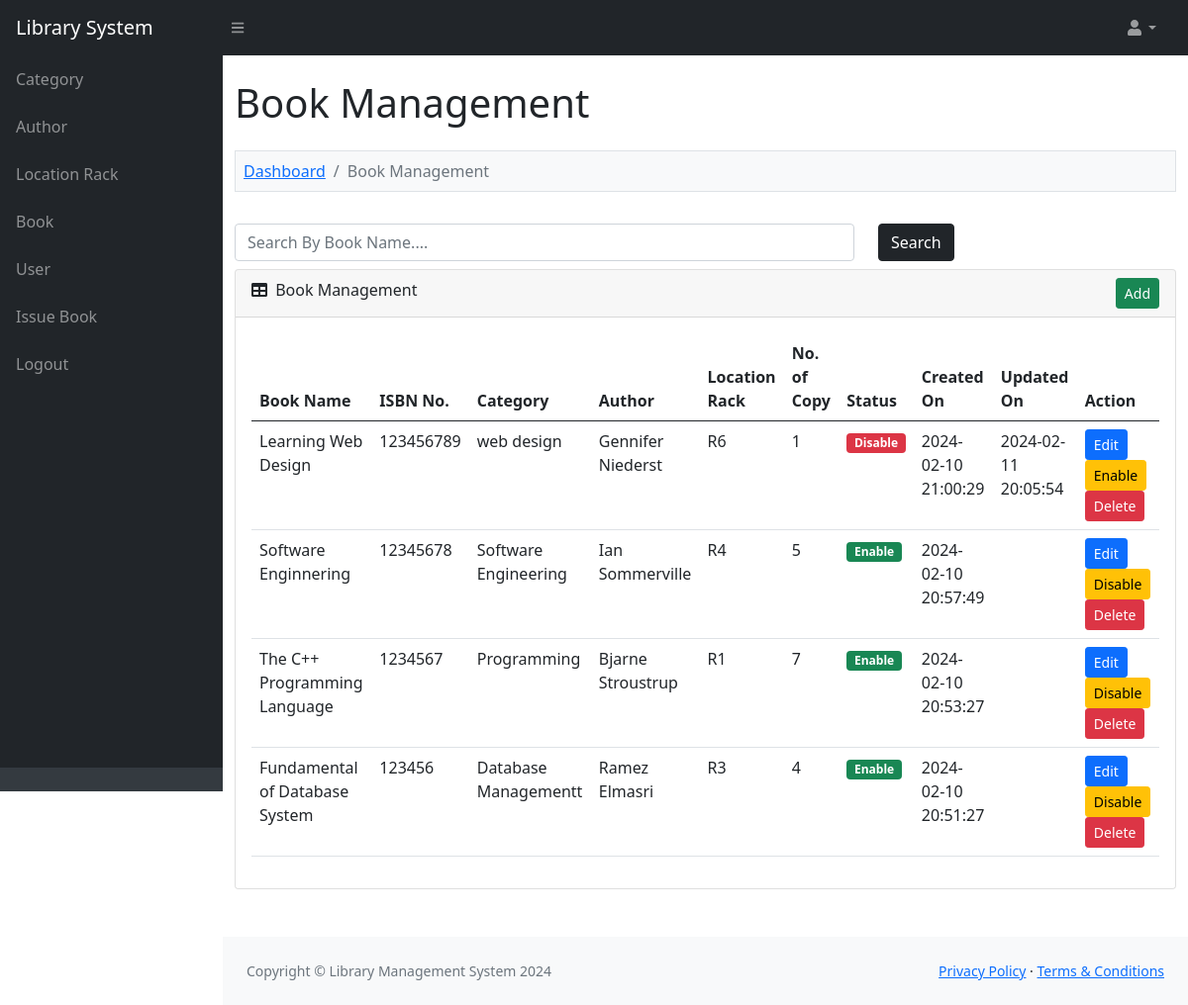
/admin/book.php (signed in), run on an earlier commit of the app's database.
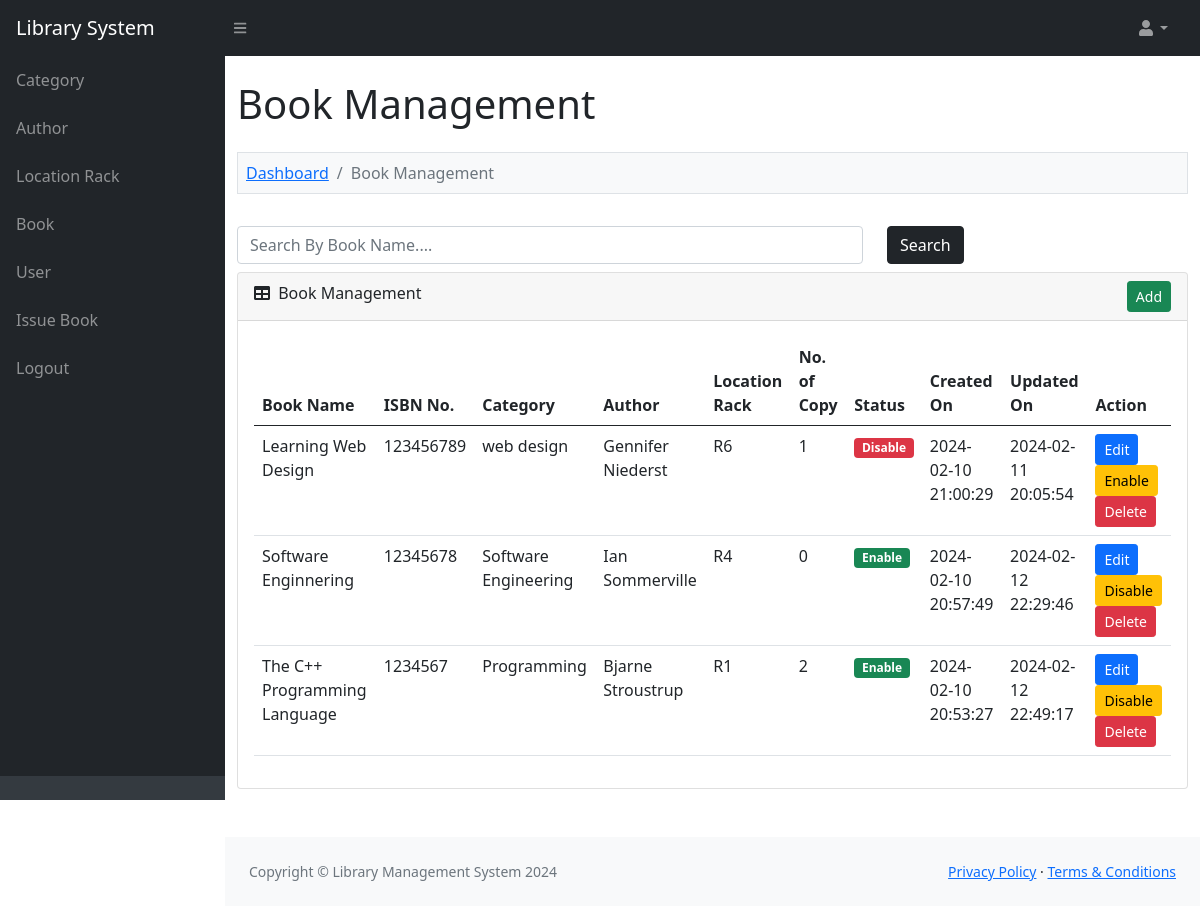
And on a later commit of the database.
### tables this page shows
CREATE TABLE `lms_book` (
  `book_id` int(11) NOT NULL,
  `book_category` varchar(200) NOT NULL,
  `book_author` varchar(200) NOT NULL,
  `book_location_rack` varchar(100) NOT NULL,
  `book_name` text NOT NULL,
  `book_isbn_number` varchar(30) NOT NULL,
  `book_no_of_copy` int(5) NOT NULL,
  `book_status` enum('Enable','Disable') NOT NULL,
  `book_added_on` varchar(30) NOT NULL,
  `book_updated_on` varchar(30) NOT NULL
);

### function.php (called while the page is built, shortened)
<?php
function is_admin_login()
{
	if(isset($_SESSION['admin_id']))
	{
		return true;
	}
	return false;
}
function convert_data($string, $action = 'encrypt')
{
	$encrypt_method = "AES-256-CBC";
	$secret_key = 'AA74CDCC2BBRT935136HH7B63C27';
	$secret_iv = '5fgf5HJ5g27';
	$key = hash('sha256', $secret_key);
	$iv = substr(hash('sha256', $secret_iv), 0, 16);
	if ($action == 'encrypt')
	{
		$output = openssl_encrypt($string, $encrypt_method, $key, 0, $iv);
	    $output = base64_encode($output);
	}
	else if ($action == 'decrypt')
	{
		$output = openssl_decrypt(base64_decode($string), $encrypt_method, $key, 0, $iv);
	}
	return $output;
}
?>

### admin/book.php (the view, shortened to what this page needs)
<?php
include '../database_connection.php';
include '../function.php';
$error = '';
$query = "
	SELECT * FROM lms_book
    ORDER BY book_id DESC
";
$statement = $connect->prepare($query);
$statement->execute();
include '../header.php';
?>
<div class="container-fluid py-4" style="min-height: 700px;">
	<h1>Book Management</h1>
	<?php
	if(isset($_GET["action"]))
	{
		if($_GET["action"] == 'add')
		{
	?>
	<ol class="breadcrumb mt-4 mb-4 bg-light p-2 border">
		<li class="breadcrumb-item"><a href="index.php">Dashboard</a></li>
        <li class="breadcrumb-item"><a href="book.php">Book Management</a></li>
        <li class="breadcrumb-item active">Add Book</li>
    </ol>
    <?php
    if($error != '')
    {
    	echo '<div class="alert alert-danger alert-dismissible fade show" role="alert"><ul class="list-unstyled">'.$error.'</ul> <button type="button" class="btn-close" data-bs-dismiss="alert" aria-label="Close"></button></div>';
    }
    ?>
    <div class="card mb-4">
    	<div class="card-header">
    		<i class="fas fa-user-plus"></i> Add New Book
        </div>
        <div class="card-body">
        	<form method="post">
        		<div class="row">
        			<div class="col-md-6">
        				<div class="mb-3">
        					<label class="form-label">Book Name</label>
        					<input type="text" name="book_name" id="book_name" class="form-control" />
        				</div>
        			</div>
        			<div class="col-md-6">
        				<div class="mb-3">
        					<label class="form-label">Select Author</label>
        					<select name="book_author" id="book_author" class="form-control">
        						<?php echo fill_author($connect); ?>
        					</select>
        				</div>
        			</div>
        		</div>
        		<div class="row">
        			<div class="col-md-6">
        				<div class="mb-3">
        					<label class="form-label">Select Category</label>
        					<select name="book_category" id="book_category" class="form-control">
        						<?php echo fill_category($connect); ?>
        					</select>
        				</div>
        			</div>
        			<div class="col-md-6">
        				<div class="mb-3">
        					<label class="form-label">Select Location Rack</label>
        					<select name="book_location_rack" id="book_location_rack" class="form-control">
        						<?php echo fill_location_rack($connect); ?>
        					</select>
        				</div>
        			</div>
        		</div>
        		<div class="row">
        			<div class="col-md-6">
        				<div class="mb-3">
        					<label class="form-label">Book ISBN Number</label>
        					<input type="text" name="book_isbn_number" id="book_isbn_number" class="form-control" />
        				</div>
        			</div>
        			<div class="col-md-6">
        				<div class="mb-3">
        					<label class="form-label">No. of Copy</label>
        					<input type="number" name="book_no_of_copy" id="book_no_of_copy" step="1" class="form-control" />
        				</div>
        			</div>
        		</div>
        		<div class="mt-4 mb-3 text-center">
        			<input type="submit" name="add_book" class="btn btn-success" value="Add" />
        		</div>
        	</form>
        </div>
    </div>
	<?php
		}
		else if($_GET["action"] == 'edit')
		{
			$book_id = convert_data($_GET["code"], 'decrypt');
			if($book_id > 0)
			{
				$query = "
				SELECT * FROM lms_book
                WHERE book_id = '$book_id'
				";
				$book_result = $connect->query($query);
				foreach($book_result as $book_row)
				{
	?>
	<ol class="breadcrumb mt-4 mb-4 bg-light p-2 border">
		<li class="breadcrumb-item"><a href="index.php">Dashboard</a></li>
        <li class="breadcrumb-item"><a href="book.php">Book Management</a></li>
        <li class="breadcrumb-item active">Edit Book</li>
    </ol>
    <div class="card mb-4">
    	<div class="card-header">
    		<i class="fas fa-user-plus"></i> Edit Book Details
       	</div>
       	<div class="card-body">
       		<form method="post">
       			<div class="row">
       				<div class="col-md-6">
       					<div class="mb-3">
       						<label class="form-label">Book Name</label>
       						<input type="text" name="book_name" id="book_name" class="form-control" value="<?php echo $book_row['book_name']; ?>" />
       					</div>
       				</div>
       				<div class="col-md-6">
       					<div class="mb-3">
       						<label class="form-label">Select Author</label>
       						<select name="book_author" id="book_author" class="form-control">
       							<?php echo fill_author($connect); ?>
       						</select>
       					</div>
       				</div>
       			</div>
       			<div class="row">
       				<div class="col-md-6">
       					<div class="mb-3">
       						<label class="form-label">Select Category</label>
       						<select name="book_category" id="book_category" class="form-control">
       							<?php echo fill_category($connect); ?>
       						</select>
       					</div>
       				</div>
       				<div class="col-md-6">
       					<div class="mb-3">
       						<label class="form-label">Select Location Rack</label>
       						<select name="book_location_rack" id="book_location_rack" class="form-control">
       							<?php echo fill_location_rack($connect); ?>
       						</select>
       					</div>
       				</div>
       			</div>
       			<div class="row">
       				<div class="col-md-6">
       					<div class="mb-3">
       						<label class="form-label">Book ISBN Number</label>
       						<input type="text" name="book_isbn_number" id="book_isbn_number" class="form-control" value="<?php echo $book_row['book_isbn_number']; ?>" />
       					</div>
       				</div>
       				<div class="col-md-6">
       					<div class="mb-3">
       						<label class="form-label">No. of Copy</label>
       						<input type="number" name="book_no_of_copy" id="book_no_of_copy" class="form-control" step="1" value="<?php echo $book_row['book_no_of_copy']; ?>" />
       					</div>
       				</div>
       			</div>
       			<div class="mt-4 mb-3 text-center">
       				<input type="hidden" name="book_id" value="<?php echo $book_row['book_id']; ?>" />
       				<input type="submit" name="edit_book" class="btn btn-primary" value="Edit" />
       			</div>
       		</form>
       		<script>
       			document.getElementById('book_author').value = "<?php echo $book_row['book_author']; ?>";
       			document.getElementById('book_category').value = "<?php echo $book_row['book_category']; ?>";
       			document.getElementById('book_location_rack').value = "<?php echo $book_row['book_location_rack']; ?>";
       		</script>
       	</div>
   	</div>
	<?php
				}
			}
		}
	}
	else
	{
	?>
	<ol class="breadcrumb mt-4 mb-4 bg-light p-2 border">
		<li class="breadcrumb-item"><a href="index.php">Dashboard</a></li>
		<li class="breadcrumb-item active">Book Management</li>
	</ol>
	<div class="search-box">
		<form action="booksearch.php" method="get" class="row">
			<div class="col-lg-8">
			<input type="text" name="search_text" class="form-control my-2" placeholder="Search By Book Name....">
			</div>
			<div class="col-lg-3">
				<input type="submit"  class="btn btn-dark  search-btn my-2" value="Search">
			</div>
		</form>
	</div>
	<div class="card mb-4">
		<div class="card-header">
			<div class="row">
				<div class="col col-md-6">
					<i class="fas fa-table me-1"></i> Book Management
                </div>
                <div class="col col-md-6" align="right">
                	<a href="book.php?action=add" class="btn btn-success btn-sm">Add</a>
                </div>
            </div>
        </div>
        <div class="card-body">
        	<table id="datatablesSimple" class="table">
        		<thead>
        			<tr>
        				<th>Book Name</th>
        				<th>ISBN No.</th>
        				<th>Category</th>
        				<th>Author</th>
        				<th>Location Rack</th>
        				<th>No. of Copy</th>
        				<th>Status</th>
        				<th>Created On</th>
        				<th>Updated On</th>
        				<th>Action</th>
        			</tr>
        		</thead>
        		<tbody>
        		<?php
        		if($statement->rowCount() > 0)
        		{
        			foreach($statement->fetchAll() as $row)
        			{
        				$book_status = '';
        				$book_status_btn = '';
        				if($row['book_status'] == 'Enable')
        				{
        					$book_status = '<div class="badge bg-success">Enable</div>';
							$book_status_btn="Disable";
        				}
        				else
        				{
        					$book_status = '<div class="badge bg-danger">Disable</div>';
							$book_status_btn="Enable";
        				}
        				echo '
        				<tr>
        					<td>'.$row["book_name"].'</td>
        					<td>'.$row["book_isbn_number"].'</td>
        					<td>'.$row["book_category"].'</td>
        					<td>'.$row["book_author"].'</td>
        					<td>'.$row["book_location_rack"].'</td>
        					<td>'.$row["book_no_of_copy"].'</td>
        					<td>'.$book_status.'</td>
        					<td>'.$row["book_added_on"].'</td>
        					<td>'.$row["book_updated_on"].'</td>
        					<td>
        						<a href="book.php?action=edit&code='.convert_data($row["book_id"]).'" class="btn btn-sm btn-primary">Edit</a>
        						<button type="button" name="delete_button" class="btn btn-warning btn-sm" onclick="delete_data(`'.$row["book_id"].'`, `'.$row["book_status"].'`)">'.$book_status_btn.'</button>
        						<button type="button" name="delete_button" class="btn btn-danger btn-sm" onclick="delete_cat(`'.$row["book_id"].'`)">Delete</button>
        					</td>
        				</tr>
        				';
        			}
        		}
        		else
        		{
        			echo '
        			<tr>
        				<td colspan="10" class="text-center">No Data Found</td>
        			</tr>
        			';
        		}
        		?>
        		</tbody>
        	</table>
        </div>
    </div>
    <?php
	}
    ?>
</div>
<?php
include '../footer.php';
?>

### header.php (shortened to what this page needs)
<!doctype html>
<html lang="en">
    <head>
        <link rel="stylesheet" href="asset/css/simple-datatables-style.css">
        <link rel="stylesheet" href="asset/css/style.css">
    </head>
    <?php
    if(is_admin_login())
    {
    ?>
    <body class="sb-nav-fixed">
        <nav class="sb-topnav navbar navbar-expand navbar-dark bg-dark">
            <a class="navbar-brand ps-3" href="index.php">Library System</a>
            <button class="btn btn-link btn-sm order-1 order-lg-0 me-4 me-lg-0" id="sidebarToggle" href="#!"><i class="fas fa-bars"></i></button>
            <ul class="navbar-nav ms-auto ms-md-0 me-3 me-lg-4">
                <li class="nav-item dropdown">
                    <a class="nav-link dropdown-toggle" id="navbarDropdown" href="#" role="button" data-bs-toggle="dropdown" aria-expanded="false"><i class="fas fa-user fa-fw"></i></a>
                </li>
            </ul>
        </nav>
        <div id="layoutSidenav">
            <div id="layoutSidenav_nav">
                <nav class="sb-sidenav accordion sb-sidenav-dark" id="sidenavAccordion">
                    <div class="sb-sidenav-menu">
                        <div class="nav">
                            <a class="nav-link" href="category.php">Category</a>
                            <a class="nav-link" href="author.php">Author</a>
                            <a class="nav-link" href="location_rack.php">Location Rack</a>
                            <a class="nav-link" href="book.php">Book</a>
                            <a class="nav-link" href="user.php">User</a>
                            <a class="nav-link" href="issue_book.php">Issue Book</a>
                            <a class="nav-link" href="logout.php">Logout</a>
                        </div>
                    </div>
                    <div class="sb-sidenav-footer">
                    </div>
                </nav>
            </div>
            <div id="layoutSidenav_content">
                <main>
    <?php
    }
    ?>

### footer.php (shortened to what this page needs)
                <?php
                if(is_admin_login())
                {
                ?>
                </main>
                <footer class="py-4 bg-light mt-auto">
                    <div class="container-fluid px-4">
                        <div class="d-flex align-items-center justify-content-between small">
                            <div class="text-muted">Copyright &copy; Library Management System <?php echo date('Y'); ?></div>
                            <div>
                                <a href="#">Privacy Policy</a>
                                &middot;
                                <a href="#">Terms &amp; Conditions</a>
                            </div>
                        </div>
                    </div>
                </footer>
            </div>
        </div>
                <?php
                }
                ?>
    </body>
</html>

What changed in the data, as far as the page shows it:
removed lms_book: book_name "Fundamental of Database System", book_isbn_number "123456", book_category "Database Managementt", book_author "Ramez Elmasri", book_location_rack "R3", book_no_of_copy "4", shows "Enable", book_added_on "2024-02-10 20:51:27", book_status "Disable"
changed lms_book "Software Enginnering": book_no_of_copy "5" → "0"; book_updated_on (not shown) → "2024-02-12 22:29:46"
changed lms_book "The C++ Programming Language": book_no_of_copy "7" → "2"; book_updated_on (not shown) → "2024-02-12 22:49:17"
